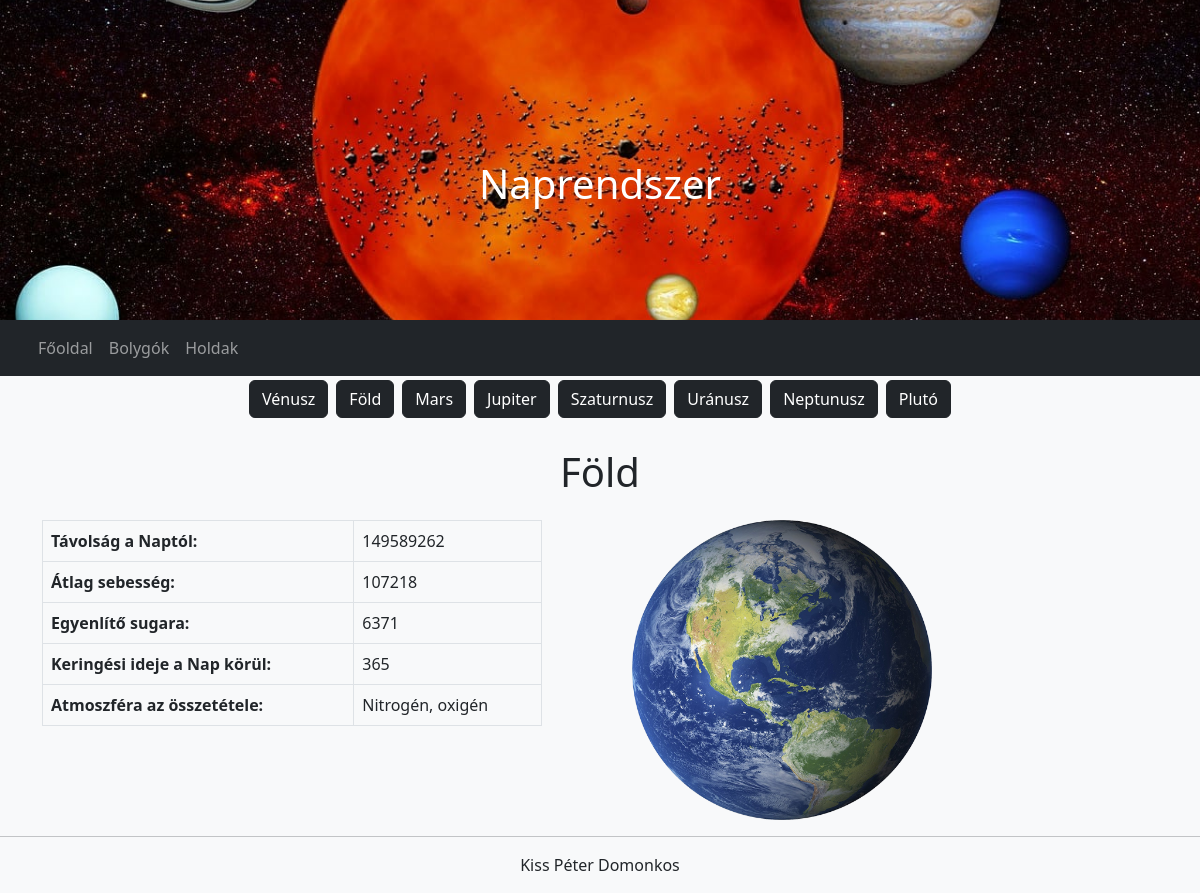
The page /includes/bolygok.php?id=3 on the database its author committed.
### tables this page shows
CREATE TABLE `bolygok` (
  `id` int(11) NOT NULL,
  `nev` text NOT NULL,
  `tavolsag` bigint(20) NOT NULL,
  `sebesseg` int(11) NOT NULL,
  `egyenlito` int(11) NOT NULL,
  `keringes` int(11) NOT NULL,
  `atmoszfera` text NOT NULL
);

### includes/queries.php (called while the page is built, shortened)
<?php
    function Planets()
    {
        $con = Connect();
        $sql = "SELECT * FROM bolygok";
        $result = mysqli_query($con, $sql);
        return $result;
    }
    function Specific()
    {
        $con = Connect();
        $id = $_GET["id"];
        $sql = "SELECT * FROM bolygok WHERE id =".$id;
        $result = mysqli_query($con, $sql);
        return $result;
    }
?>

### includes/bolygok.php (the view, shortened to what this page needs)
<?php
    include("header.php");
    $result = Planets();
?>
<div class="container mydiv">
    <?php  while($row = mysqli_fetch_array($result)){ ?>
        <button type="button" class="btn btn-dark mybtn">
            <a href="bolygok.php?id=<?php echo $row['id']; ?>"><?php echo $row["nev"]; ?></a>
            <?php } ?>
        </button>
</div>
<?php
    $result = Specific();
    $row = mysqli_fetch_array($result);
?>
<div class='container'>
    <h2 class="h2 myh2 text-center display-6 py-3"><?php echo $row['nev'] ?></h2>
    <div class='row'>
        <div class="col-md">
            <table class='table table-bordered mytable'>
                <tr><th>Távolság a Naptól:</th><td><?php echo $row['tavolsag'] ?></td></tr>
                <tr><th>Átlag sebesség:</th><td><?php echo $row['sebesseg'] ?></td></tr>
                <tr><th>Egyenlítő sugara:</th><td><?php echo $row['egyenlito'] ?></td></tr>
                <tr><th>Keringési ideje a Nap körül:</th><td><?php echo $row['keringes'] ?></td></tr>
                <tr><th>Atmoszféra az összetétele:</th><td><?php echo $row['atmoszfera'] ?></td></tr>
            </table>
        </div>
        <div class="col-md">
            <img class="myimg" src="../sources/img/<?php echo $row['id'] ?>.png" alt="<?php echo $row['nev'] ?>">
        </div>
    </div>
    </div>
<?php
    include("footer.php");
?>

### sources/css/mystyle.css (style rules this page uses)
.myh2 { margin-top: 10px; }
.myimg { margin-left: 20px; width: 300px; height: auto; display: inline-block; }
.mybtn { margin: 4px; }
.mydiv a { text-decoration: none; color: white; text-align: center; }
.mydiv { text-align: center; }
.mytable { width: 500px; }

### rows shown on the page
bolygok: nev "Vénusz"
bolygok: nev "Föld", tavolsag "149589262", sebesseg "107218", egyenlito "6371", keringes "365", atmoszfera "Nitrogén, oxigén"
bolygok: nev "Mars"
bolygok: nev "Jupiter"
bolygok: nev "Szaturnusz"
bolygok: nev "Uránusz"
bolygok: nev "Neptunusz"
bolygok: nev "Plutó"
